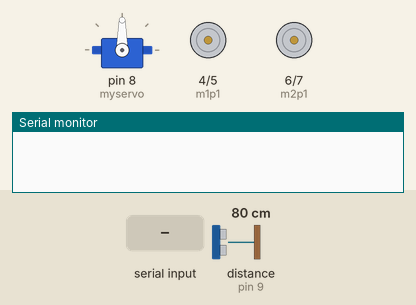
Bench run of a sketch on a simulated Arduino Uno, built with avr-gcc and run on an emulated ATmega328P. Parts: servo, motor-driver pin pairs drawn as motors (green arrow = first pin HIGH = forward, orange = second pin HIGH = backward, longer = more drive), the last lines printed to the serial monitor. Inputs (shaded band) come from the test bench; at power-on: distance to the obstacle (sensor on pin 9) 80 cm. The echo pulse lasts 58.3 µs per cm.

Above: at 1.2 s.
1.3 s: "J" received over Serial
At 2.1 s:
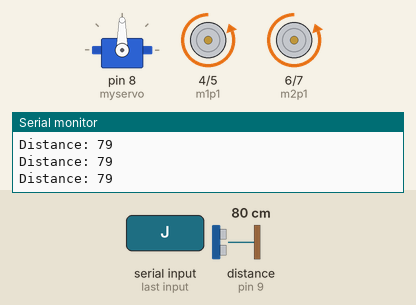
2.8 s: distance to the obstacle (sensor on pin 9) set to 24 cm
5.8 s: distance to the obstacle (sensor on pin 9) set to 19 cm
At 6.7 s:
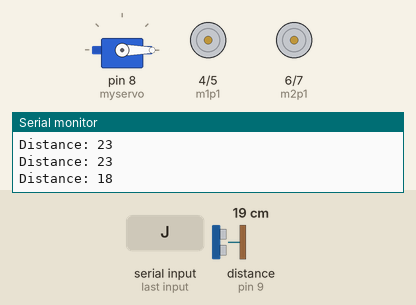
8.8 s: distance to the obstacle (sensor on pin 9) set to 35 cm
At 9.7 s:
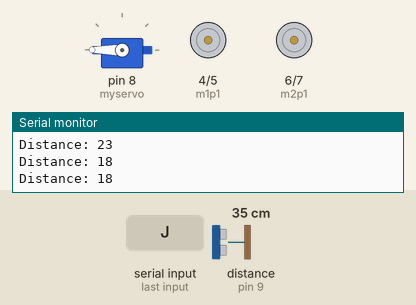
11.8 s: distance to the obstacle (sensor on pin 9) set to 2 cm
At 14.2 s:
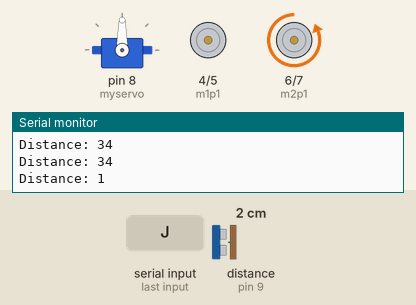
14.8 s: "H" received over Serial
At 15.2 s:
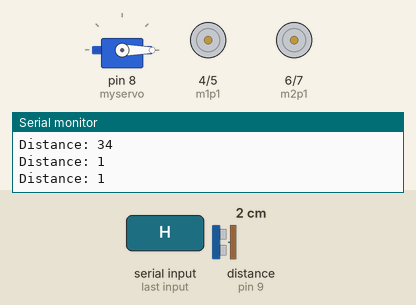
Timing chart, 0 to 18.3 s (numbered marks = the images above; inputs shaded):
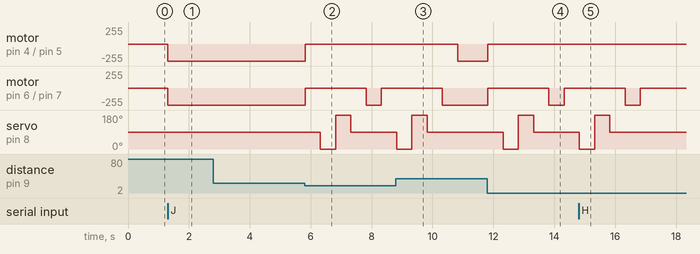

Measured:
- the behaviour switches between 22 and 21 cm on distance to the obstacle (sensor on pin 9) (found by bisection; images 1 and 2)
- after the input at 1.3 s, motor on pin 4 (m1p1) / pin 5 (m1p2), motor on pin 6 (m2p1) / pin 7 (m2p2): stopped → backward 255/255 at once
- after the input at 5.8 s, motor on pin 4 (m1p1) / pin 5 (m1p2): backward 255/255 → stopped at once; motor on pin 6 (m2p1) / pin 7 (m2p2): backward 255/255 → stopped at once, → backward 255/255 2.0 s later, → stopped 0.50 s later; servo on pin 8 (myservo): 90° → 0° after 0.52 s, → 180° 0.50 s later, → 90° 0.50 s later
- after the input at 8.8 s, motor on pin 4 (m1p1) / pin 5 (m1p2): stopped → backward 255/255 after 2.0 s; motor on pin 6 (m2p1) / pin 7 (m2p2): goes on until 10.3 s, then stays backward 255/255; servo on pin 8 (myservo): goes on until 9.8 s, then stays 90°
- after the input at 11.8 s, motor on pin 4 (m1p1) / pin 5 (m1p2): backward 255/255 → stopped at once; motor on pin 6 (m2p1) / pin 7 (m2p2): backward 255/255 → stopped at once, → backward 255/255 2.0 s later, → stopped 0.50 s later; servo on pin 8 (myservo): 90° → 0° after 0.52 s, → 180° 0.50 s later, → 90° 0.50 s later
- after the input at 14.8 s, servo on pin 8 (myservo): goes on until 15.8 s, then stays 90°

The sketch:

car.ino
```cpp
#include <Servo.h>

Servo myservo;
char BT_reading;
int m1p1 = 4;
int m1p2 = 5;
int m2p1 = 6;
int m2p2 = 7;
int trig = 10;
int echo = 9;
long distance, duration;
int rightDistance;
int leftDistance;
int counter = 0;

void setup() {
  myservo.attach(8);
  Serial.begin(9600);

  pinMode(m1p1, OUTPUT);
  pinMode(m1p2, OUTPUT);
  pinMode(m2p1, OUTPUT);
  pinMode(m2p2, OUTPUT);
  pinMode(trig, OUTPUT);
  pinMode(echo, INPUT);
}

void left() {
   digitalWrite(m1p1, LOW);
   digitalWrite(m1p2, LOW);
   digitalWrite(m2p1, LOW);
   digitalWrite(m2p2, HIGH);
}

void backward() {
   digitalWrite(m1p1, HIGH);
   digitalWrite(m1p2, LOW);
   digitalWrite(m2p1, HIGH);
   digitalWrite(m2p2, LOW);
}

void forward() {
   digitalWrite(m1p1, LOW);
   digitalWrite(m1p2, HIGH);
   digitalWrite(m2p1, LOW);
   digitalWrite(m2p2, HIGH);
}

void right() {
   digitalWrite(m1p1, LOW);
   digitalWrite(m1p2, HIGH);
   digitalWrite(m2p1, LOW);
   digitalWrite(m2p2, LOW);
}

void stop() {
   digitalWrite(m1p1, LOW);
   digitalWrite(m1p2, LOW);
   digitalWrite(m2p1, LOW);
   digitalWrite(m2p2, LOW);
}

long getDistance() {
  digitalWrite(trig, LOW);
  delayMicroseconds(2);
  digitalWrite(trig, HIGH);
  delayMicroseconds(10);
  digitalWrite(trig, LOW);
  return pulseIn(echo, HIGH) * 0.034 / 2;
}

void loop() {
  if (Serial.available()) {
    BT_reading = Serial.read();
    Serial.print("Received: ");
    Serial.println(BT_reading);

    if (BT_reading == 'H') {
      counter = 0;
      Serial.println("Manual Mode");
    } else if (BT_reading == 'J') {
      counter = 1;
      Serial.println("Auto Mode");
    }

    if (counter == 0) {
      switch (BT_reading) {
        case 'F': forward(); break;
        case 'B': backward(); break;
        case 'R': right(); break;
        case 'L': left(); break;
        default: stop();
      }
    }
  }

  if (counter == 1) {

    distance = getDistance();
    Serial.print("Distance: ");
    Serial.println(distance);

    if (distance > 20) {
      forward();
    } else {
      stop();
      delay(500);

      myservo.write(0);
      delay(500);
      rightDistance = getDistance();

      myservo.write(180);
      delay(500);
      leftDistance = getDistance();

      myservo.write(90);
      delay(500);

      if (rightDistance > leftDistance) {
        right();
        delay(500);
      } else {
        left();
        delay(500);
      }
    }
  }
}
```
